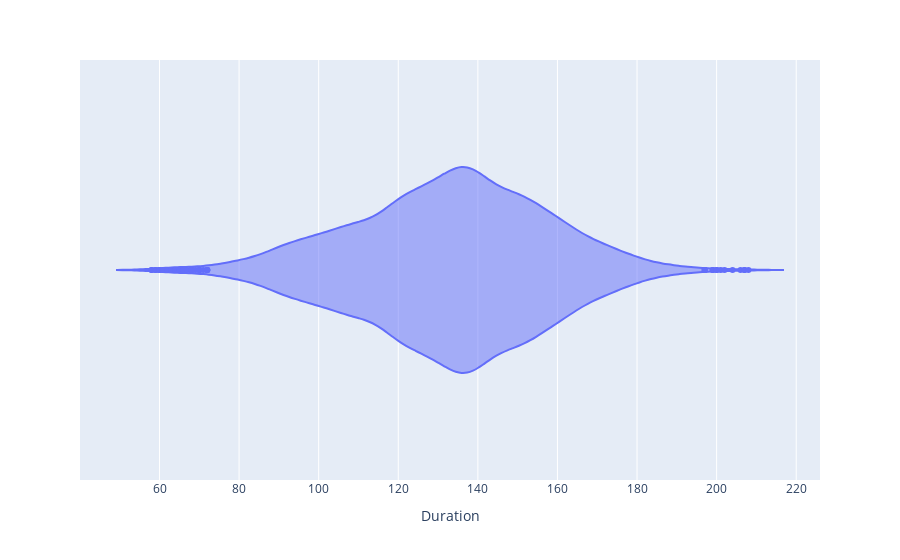

Notebook source saved alongside this figure:
### Code cell
iplot(px.violin(data_frame=data,x="Duration"))

### Figure 1 — Plotly figure (JSON) as saved in the notebook; plotly's stock layout.template omitted (floating-point values rounded to 4 significant figures; data arrays with more than 128 entries replaced by an {"elided": "..."} marker saying what was removed)
{"data": [{"alignmentgroup": "True", "box": {"visible": false}, "hovertemplate": "Duration=%{x}<extra></extra>", "legendgroup": "", "marker": {"color": "#636efa"}, "name": "", "offsetgroup": "", "orientation": "h", "scalegroup": "True", "showlegend": false, "type": "violin", "x": {"elided": "5545 int values"}, "x0": " ", "xaxis": "x", "y0": " ", "yaxis": "y"}], "layout": {"legend": {"tracegroupgap": 0}, "margin": {"t": 60}, "violinmode": "group", "xaxis": {"anchor": "y", "domain": [0, 1], "title": {"text": "Duration"}}, "yaxis": {"anchor": "x", "domain": [0, 1]}}}
